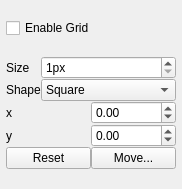
<?xml version="1.0" encoding="UTF-8"?>
<ui version="4.0">
 <class>Dock_Grid</class>
 <widget class="QDockWidget" name="Dock_Grid">
  <property name="geometry">
   <rect>
    <x>0</x>
    <y>0</y>
    <width>182</width>
    <height>189</height>
   </rect>
  </property>
  <property name="windowIcon">
   <iconset theme="configure-grid"/>
  </property>
  <property name="windowTitle">
   <string>Configure Grid</string>
  </property>
  <widget class="QWidget" name="dockWidgetContents">
   <layout class="QVBoxLayout" name="verticalLayout">
    <property name="spacing">
     <number>0</number>
    </property>
    <property name="leftMargin">
     <number>6</number>
    </property>
    <property name="topMargin">
     <number>0</number>
    </property>
    <property name="rightMargin">
     <number>6</number>
    </property>
    <property name="bottomMargin">
     <number>0</number>
    </property>
    <item>
     <widget class="QCheckBox" name="check_enable">
      <property name="text">
       <string>Enable Grid</string>
      </property>
     </widget>
    </item>
    <item>
     <layout class="QGridLayout" name="gridLayout_2">
      <item row="0" column="1">
       <widget class="QSpinBox" name="spin_size">
        <property name="suffix">
         <string>px</string>
        </property>
        <property name="minimum">
         <number>1</number>
        </property>
        <property name="maximum">
         <number>1024</number>
        </property>
       </widget>
      </item>
      <item row="0" column="0">
       <widget class="QLabel" name="label">
        <property name="sizePolicy">
         <sizepolicy hsizetype="Fixed" vsizetype="Preferred">
          <horstretch>0</horstretch>
          <verstretch>0</verstretch>
         </sizepolicy>
        </property>
        <property name="text">
         <string>Size</string>
        </property>
       </widget>
      </item>
      <item row="2" column="0" colspan="2">
       <layout class="QGridLayout" name="gridLayout_3">
        <item row="0" column="1">
         <widget class="QDoubleSpinBox" name="spin_x">
          <property name="minimum">
           <double>-8192.000000000000000</double>
          </property>
          <property name="maximum">
           <double>8192.000000000000000</double>
          </property>
         </widget>
        </item>
        <item row="0" column="0">
         <widget class="QLabel" name="label_3">
          <property name="text">
           <string>x</string>
          </property>
         </widget>
        </item>
        <item row="1" column="1">
         <widget class="QDoubleSpinBox" name="spin_y">
          <property name="minimum">
           <double>-8192.000000000000000</double>
          </property>
          <property name="maximum">
           <double>8192.000000000000000</double>
          </property>
         </widget>
        </item>
        <item row="1" column="0">
         <widget class="QLabel" name="label_4">
          <property name="text">
           <string>y</string>
          </property>
         </widget>
        </item>
       </layout>
      </item>
      <item row="1" column="0">
       <widget class="QLabel" name="label_2">
        <property name="text">
         <string>Shape</string>
        </property>
       </widget>
      </item>
      <item row="1" column="1">
       <widget class="QComboBox" name="combo_shape">
        <item>
         <property name="text">
          <string>Square</string>
         </property>
         <property name="icon">
          <iconset theme="grid-square">
           <normaloff/>
          </iconset>
         </property>
        </item>
        <item>
         <property name="text">
          <string>Triangle 1</string>
         </property>
         <property name="icon">
          <iconset theme="grid-triangle-h">
           <normaloff/>
          </iconset>
         </property>
        </item>
        <item>
         <property name="text">
          <string>Triangle 2</string>
         </property>
         <property name="icon">
          <iconset theme="grid-triangle-v">
           <normaloff/>
          </iconset>
         </property>
        </item>
       </widget>
      </item>
      <item row="3" column="0" colspan="2">
       <layout class="QHBoxLayout" name="horizontalLayout">
        <item>
         <widget class="QPushButton" name="button_reset">
          <property name="toolTip">
           <string>Reset grid position</string>
          </property>
          <property name="text">
           <string>Reset</string>
          </property>
         </widget>
        </item>
        <item>
         <widget class="QPushButton" name="button_move">
          <property name="text">
           <string>Move...</string>
          </property>
         </widget>
        </item>
       </layout>
      </item>
     </layout>
    </item>
   </layout>
  </widget>
 </widget>
 <resources/>
 <connections>
  <connection>
   <sender>spin_x</sender>
   <signal>valueChanged(double)</signal>
   <receiver>Dock_Grid</receiver>
   <slot>position_spin_changed()</slot>
   <hints>
    <hint type="sourcelabel">
     <x>156</x>
     <y>128</y>
    </hint>
    <hint type="destinationlabel">
     <x>352</x>
     <y>126</y>
    </hint>
   </hints>
  </connection>
  <connection>
   <sender>spin_y</sender>
   <signal>valueChanged(double)</signal>
   <receiver>Dock_Grid</receiver>
   <slot>position_spin_changed()</slot>
   <hints>
    <hint type="sourcelabel">
     <x>177</x>
     <y>152</y>
    </hint>
    <hint type="destinationlabel">
     <x>221</x>
     <y>156</y>
    </hint>
   </hints>
  </connection>
 </connections>
 <slots>
  <slot>position_spin_changed()</slot>
 </slots>
</ui>
